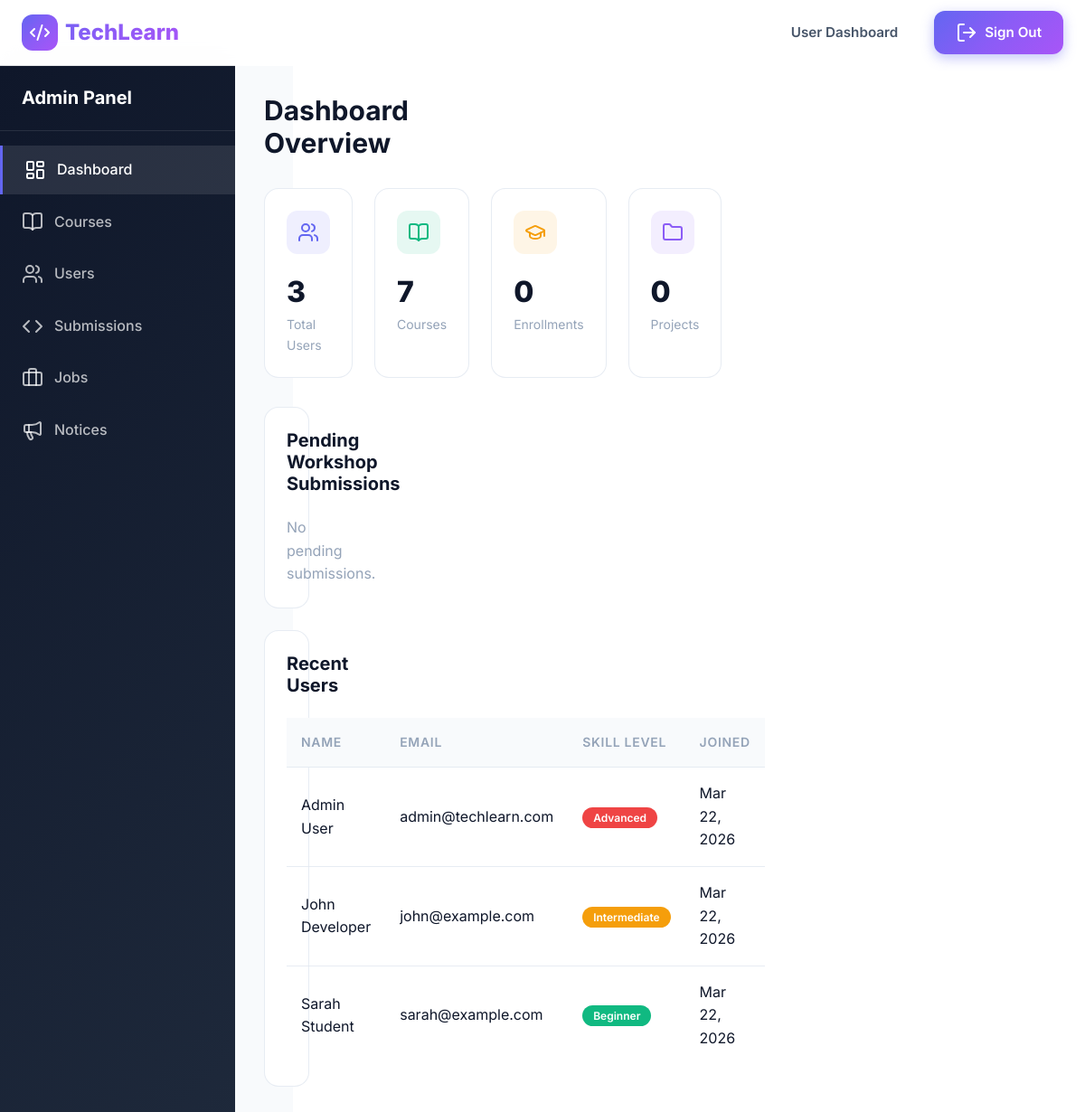
Page /admin_dashboard.php (signed in) on the committed database.
### tables this page shows
CREATE TABLE users (
    id INT AUTO_INCREMENT PRIMARY KEY,
    name VARCHAR(100) NOT NULL,
    email VARCHAR(100) NOT NULL UNIQUE,
    password VARCHAR(255) NOT NULL,
    skill_level ENUM('beginner', 'intermediate', 'advanced') DEFAULT 'beginner',
    bio TEXT,
    profile_picture VARCHAR(255) DEFAULT 'default-avatar.png',
    join_date DATETIME DEFAULT CURRENT_TIMESTAMP,
    is_admin TINYINT(1) DEFAULT 0,
    last_active DATETIME DEFAULT CURRENT_TIMESTAMP
);

### database.php (called while the page is built, shortened)
<?php
try {
    $pdo = new PDO(
        "mysql:host=" . DB_HOST . ";dbname=" . DB_NAME . ";charset=utf8mb4",
        DB_USERNAME,
        DB_PASSWORD,
        [
            PDO::ATTR_ERRMODE => PDO::ERRMODE_EXCEPTION,
            PDO::ATTR_DEFAULT_FETCH_MODE => PDO::FETCH_ASSOC,
            PDO::ATTR_EMULATE_PREPARES => false,
        ]
    );
} catch (PDOException $e) {
    die("Database connection failed: " . $e->getMessage());
}
function isLoggedIn() {
    return isset($_SESSION['user_id']);
}
function getCurrentUser() {
    global $pdo;
    $stmt = $pdo->prepare("SELECT * FROM users WHERE id = ?");
    $stmt->execute([$_SESSION['user_id']]);
    return $stmt->fetch();
}
function isAdmin() {
    $user = getCurrentUser();
    return $user && $user['is_admin'] == 1;
}
function e($string) {
    return htmlspecialchars($string, ENT_QUOTES, 'UTF-8');
}

### admin_dashboard.php (the view, shortened to what this page needs)
<?php
require_once '../config/database.php';
if (!isAdmin()) {
    redirect('../dashboard.php');
}
$stats = [
    'users' => $pdo->query("SELECT COUNT(*) FROM users")->fetchColumn(),
    'courses' => $pdo->query("SELECT COUNT(*) FROM courses")->fetchColumn(),
    'enrollments' => $pdo->query("SELECT COUNT(*) FROM enrollments")->fetchColumn(),
    'projects' => $pdo->query("SELECT COUNT(*) FROM projects")->fetchColumn(),
    'posts' => $pdo->query("SELECT COUNT(*) FROM posts")->fetchColumn(),
    'jobs' => $pdo->query("SELECT COUNT(*) FROM jobs")->fetchColumn(),
    'applications' => $pdo->query("SELECT COUNT(*) FROM applications")->fetchColumn(),
    'submissions' => $pdo->query("SELECT COUNT(*) FROM workshop_submissions WHERE status = 'pending'")->fetchColumn(),
];
$recentUsers = $pdo->query("SELECT * FROM users ORDER BY join_date DESC LIMIT 5")->fetchAll();
$pendingSubmissions = $pdo->query("SELECT ws.*, u.name as student_name, l.title as lesson_title, c.title as course_title
                                   FROM workshop_submissions ws
                                   JOIN users u ON ws.user_id = u.id
                                   JOIN lessons l ON ws.lesson_id = l.id
                                   JOIN modules m ON l.module_id = m.id
                                   JOIN courses c ON m.course_id = c.id
                                   WHERE ws.status = 'pending'
                                   ORDER BY ws.submitted_at DESC
                                   LIMIT 5")->fetchAll();
?>
<!DOCTYPE html>
<html lang="en" data-theme="light">
<head>
    <link rel="stylesheet" href="../assets/css/style.css">
</head>
<body>
    <nav class="navbar">
        <div class="container navbar-content">
            <a href="../index.php" class="logo">
                <div class="logo-icon">
                    <i data-lucide="code-2"></i>
                </div>
                TechLearn
            </a>
            <div class="nav-actions">
                <a href="../dashboard.php" class="btn btn-ghost">User Dashboard</a>
                <a href="../logout.php" class="btn btn-primary">
                    <i data-lucide="log-out"></i>
                    Sign Out
                </a>
            </div>
        </div>
    </nav>
    <div class="admin-layout">
        <aside class="admin-sidebar">
            <div class="admin-sidebar-header">
                <h2>Admin Panel</h2>
            </div>
            <ul class="admin-nav">
                <li><a href="admin_dashboard.php" class="active">
                    <i data-lucide="layout-dashboard"></i>
                    Dashboard
                </a></li>
                <li><a href="manage_courses.php">
                    <i data-lucide="book-open"></i>
                    Courses
                </a></li>
                <li><a href="manage_users.php">
                    <i data-lucide="users"></i>
                    Users
                </a></li>
                <li><a href="review_submissions.php">
                    <i data-lucide="code"></i>
                    Submissions
                </a></li>
                <li><a href="manage_jobs.php">
                    <i data-lucide="briefcase"></i>
                    Jobs
                </a></li>
                <li><a href="notices.php">
                    <i data-lucide="megaphone"></i>
                    Notices
                </a></li>
            </ul>
        </aside>
        <main class="admin-main">
            <div class="admin-header">
                <h1>Dashboard Overview</h1>
            </div>
            <div class="stats-grid">
                <div class="stat-card">
                    <div class="stat-card-icon blue">
                        <i data-lucide="users"></i>
                    </div>
                    <div class="stat-card-value"><?php echo number_format($stats['users']); ?></div>
                    <div class="stat-card-label">Total Users</div>
                </div>
                <div class="stat-card">
                    <div class="stat-card-icon green">
                        <i data-lucide="book-open"></i>
                    </div>
                    <div class="stat-card-value"><?php echo number_format($stats['courses']); ?></div>
                    <div class="stat-card-label">Courses</div>
                </div>
                <div class="stat-card">
                    <div class="stat-card-icon orange">
                        <i data-lucide="graduation-cap"></i>
                    </div>
                    <div class="stat-card-value"><?php echo number_format($stats['enrollments']); ?></div>
                    <div class="stat-card-label">Enrollments</div>
                </div>
                <div class="stat-card">
                    <div class="stat-card-icon purple">
                        <i data-lucide="folder"></i>
                    </div>
                    <div class="stat-card-value"><?php echo number_format($stats['projects']); ?></div>
                    <div class="stat-card-label">Projects</div>
                </div>
            </div>
            <div class="admin-section">
                <h2>Pending Workshop Submissions</h2>
                <?php if (empty($pendingSubmissions)): ?>
                <p style="color: var(--text-muted);">No pending submissions.</p>
                <?php endif; ?>
            </div>
            <div class="admin-section">
                <h2>Recent Users</h2>
                <table class="data-table">
                    <thead>
                        <tr>
                            <th>Name</th>
                            <th>Email</th>
                            <th>Skill Level</th>
                            <th>Joined</th>
                        </tr>
                    </thead>
                    <tbody>
                        <?php foreach ($recentUsers as $user): ?>
                        <tr>
                            <td><?php echo e($user['name']); ?></td>
                            <td><?php echo e($user['email']); ?></td>
                            <td>
                                <span class="badge badge-<?php echo e($user['skill_level']); ?>">
                                    <?php echo ucfirst(e($user['skill_level'])); ?>
                                </span>
                            </td>
                            <td><?php echo date('M j, Y', strtotime($user['join_date'])); ?></td>
                        </tr>
                        <?php endforeach; ?>
                    </tbody>
                </table>
            </div>
        </main>
    </div>
</body>
</html>

### admin_dashboard.php (style rules this page uses)
.admin-layout { display: grid; grid-template-columns: 260px 1fr; min-height: 100vh; padding-top: 72px; }
.admin-sidebar { background: var(--gradient-dark); color: white; position: fixed; left: 0; top: 72px; bottom: 0; width: 260px; overflow-y: auto; }
.admin-sidebar-header { padding: 1.5rem; border-bottom: 1px solid rgba(255,255,255,0.1); }
.admin-sidebar-header h2 { color: white; font-size: 1.25rem; }
.admin-nav { list-style: none; padding: 1rem 0; }
.admin-nav li { margin-bottom: 0.25rem; }
.admin-nav a { display: flex; align-items: center; gap: 0.75rem; padding: 0.875rem 1.5rem; color: rgba(255,255,255,0.7); font-weight: 500; transition: all var(--transition-fast); }
.admin-nav a:hover, .admin-nav a.active { background: rgba(255,255,255,0.1); color: white; }
.admin-nav a.active { border-left: 3px solid var(--primary); }
.admin-main { margin-left: 260px; padding: 2rem; background: var(--bg-secondary); min-height: calc(100vh - 72px); }
.admin-header { margin-bottom: 2rem; }
.admin-header h1 { font-size: 1.875rem; }
.stats-grid { display: grid; grid-template-columns: repeat(4, 1fr); gap: 1.5rem; margin-bottom: 2rem; }
.stat-card { background: var(--bg-primary); border: 1px solid var(--border-color); border-radius: var(--radius-xl); padding: 1.5rem; }
.stat-card-icon { width: 48px; height: 48px; border-radius: var(--radius-lg); display: flex; align-items: center; justify-content: center; margin-bottom: 1rem; }
.stat-card-icon.blue { background: rgba(99, 102, 241, 0.1); color: var(--primary); }
.stat-card-icon.green { background: rgba(16, 185, 129, 0.1); color: var(--success); }
.stat-card-icon.orange { background: rgba(245, 158, 11, 0.1); color: var(--accent); }
.stat-card-icon.purple { background: rgba(139, 92, 246, 0.1); color: #8b5cf6; }
.stat-card-value { font-size: 2rem; font-weight: 800; color: var(--text-primary); }
.stat-card-label { font-size: 0.875rem; color: var(--text-muted); }
.admin-section { background: var(--bg-primary); border: 1px solid var(--border-color); border-radius: var(--radius-xl); padding: 1.5rem; margin-bottom: 1.5rem; }
.admin-section h2 { font-size: 1.25rem; margin-bottom: 1.5rem; }
.data-table { width: 100%; border-collapse: collapse; }
.data-table th, .data-table td { padding: 1rem; text-align: left; border-bottom: 1px solid var(--border-color); }
.data-table th { font-weight: 600; color: var(--text-muted); font-size: 0.875rem; text-transform: uppercase; }
.data-table tr:last-child td { border-bottom: none; }
.badge { padding: 0.25rem 0.75rem; border-radius: var(--radius-full); font-size: 0.75rem; font-weight: 600; }

### rows in the picture
users: id "3", is_admin "0", name "Sarah Student", email "sarah@example.com", skill_level "Beginner", join_date "Mar 22, 2026"
users: name "Admin User", email "admin@techlearn.com", skill_level "Advanced", join_date "Mar 22, 2026"
users: name "John Developer", email "john@example.com", skill_level "Intermediate", join_date "Mar 22, 2026"

### other values in the picture
$stats['courses'] "7"
